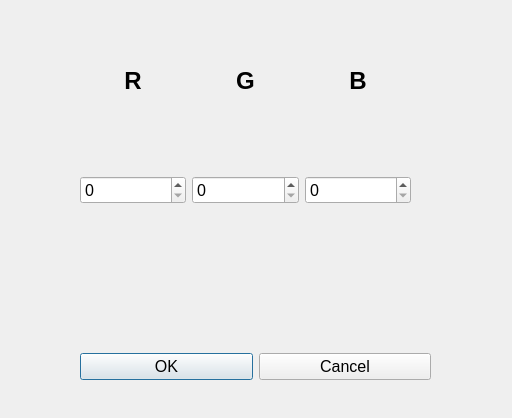
<?xml version="1.0" encoding="UTF-8"?>
<ui version="4.0">
 <class>GTermRGBChooser</class>
 <widget class="QDialog" name="GTermRGBChooser">
  <property name="geometry">
   <rect>
    <x>0</x>
    <y>0</y>
    <width>512</width>
    <height>418</height>
   </rect>
  </property>
  <property name="minimumSize">
   <size>
    <width>512</width>
    <height>418</height>
   </size>
  </property>
  <property name="maximumSize">
   <size>
    <width>512</width>
    <height>418</height>
   </size>
  </property>
  <property name="font">
   <font>
    <pointsize>12</pointsize>
   </font>
  </property>
  <property name="windowTitle">
   <string>GTerm RGB Chooser</string>
  </property>
  <property name="windowIcon">
   <iconset resource="gtResource.qrc">
    <normaloff>:/gtres/resources/logo/java.ico</normaloff>:/gtres/resources/logo/java.ico</iconset>
  </property>
  <widget class="QWidget" name="layoutWidget">
   <property name="geometry">
    <rect>
     <x>80</x>
     <y>350</y>
     <width>351</width>
     <height>33</height>
    </rect>
   </property>
   <layout class="QHBoxLayout">
    <property name="spacing">
     <number>6</number>
    </property>
    <property name="margin" stdset="0">
     <number>0</number>
    </property>
    <item>
     <widget class="QPushButton" name="okButton">
      <property name="text">
       <string>OK</string>
      </property>
     </widget>
    </item>
    <item>
     <widget class="QPushButton" name="cancelButton">
      <property name="text">
       <string>Cancel</string>
      </property>
     </widget>
    </item>
   </layout>
  </widget>
  <widget class="QWidget" name="horizontalLayoutWidget">
   <property name="geometry">
    <rect>
     <x>80</x>
     <y>60</y>
     <width>331</width>
     <height>41</height>
    </rect>
   </property>
   <layout class="QHBoxLayout" name="horizontalLayout">
    <item>
     <widget class="QLabel" name="label_2">
      <property name="font">
       <font>
        <pointsize>18</pointsize>
        <bold>true</bold>
       </font>
      </property>
      <property name="text">
       <string>R</string>
      </property>
      <property name="alignment">
       <set>Qt::AlignCenter</set>
      </property>
     </widget>
    </item>
    <item>
     <widget class="QLabel" name="label">
      <property name="font">
       <font>
        <pointsize>18</pointsize>
        <bold>true</bold>
       </font>
      </property>
      <property name="text">
       <string>G</string>
      </property>
      <property name="alignment">
       <set>Qt::AlignCenter</set>
      </property>
     </widget>
    </item>
    <item>
     <widget class="QLabel" name="label_3">
      <property name="font">
       <font>
        <pointsize>18</pointsize>
        <bold>true</bold>
       </font>
      </property>
      <property name="text">
       <string>B</string>
      </property>
      <property name="alignment">
       <set>Qt::AlignCenter</set>
      </property>
     </widget>
    </item>
   </layout>
  </widget>
  <widget class="QWidget" name="horizontalLayoutWidget_2">
   <property name="geometry">
    <rect>
     <x>80</x>
     <y>130</y>
     <width>331</width>
     <height>121</height>
    </rect>
   </property>
   <layout class="QHBoxLayout" name="horizontalLayout_2">
    <item>
     <widget class="QSpinBox" name="R">
      <property name="maximum">
       <number>255</number>
      </property>
     </widget>
    </item>
    <item>
     <widget class="QSpinBox" name="G">
      <property name="maximum">
       <number>255</number>
      </property>
     </widget>
    </item>
    <item>
     <widget class="QSpinBox" name="B">
      <property name="maximum">
       <number>255</number>
      </property>
     </widget>
    </item>
   </layout>
  </widget>
 </widget>
 <resources>
  <include location="gtResource.qrc"/>
 </resources>
 <connections>
  <connection>
   <sender>okButton</sender>
   <signal>clicked()</signal>
   <receiver>GTermRGBChooser</receiver>
   <slot>accept()</slot>
   <hints>
    <hint type="sourcelabel">
     <x>278</x>
     <y>253</y>
    </hint>
    <hint type="destinationlabel">
     <x>96</x>
     <y>254</y>
    </hint>
   </hints>
  </connection>
  <connection>
   <sender>cancelButton</sender>
   <signal>clicked()</signal>
   <receiver>GTermRGBChooser</receiver>
   <slot>reject()</slot>
   <hints>
    <hint type="sourcelabel">
     <x>369</x>
     <y>253</y>
    </hint>
    <hint type="destinationlabel">
     <x>179</x>
     <y>282</y>
    </hint>
   </hints>
  </connection>
 </connections>
</ui>
